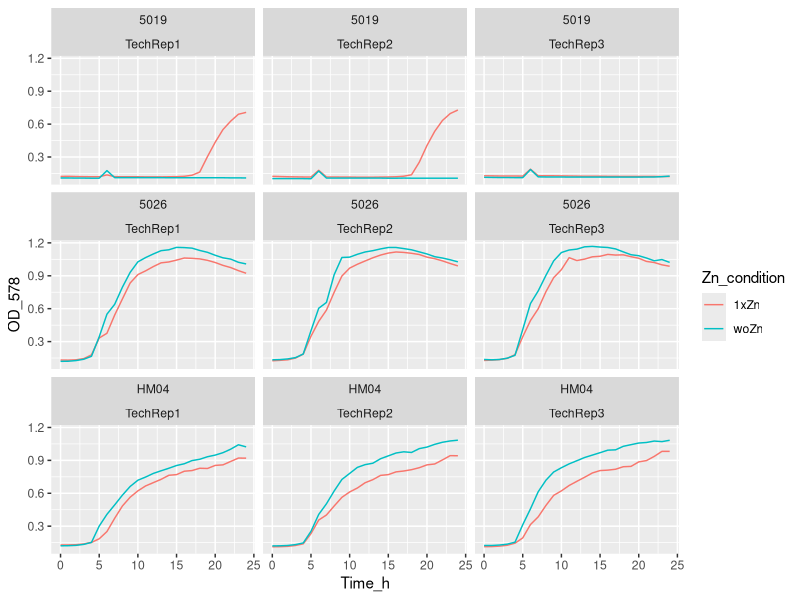
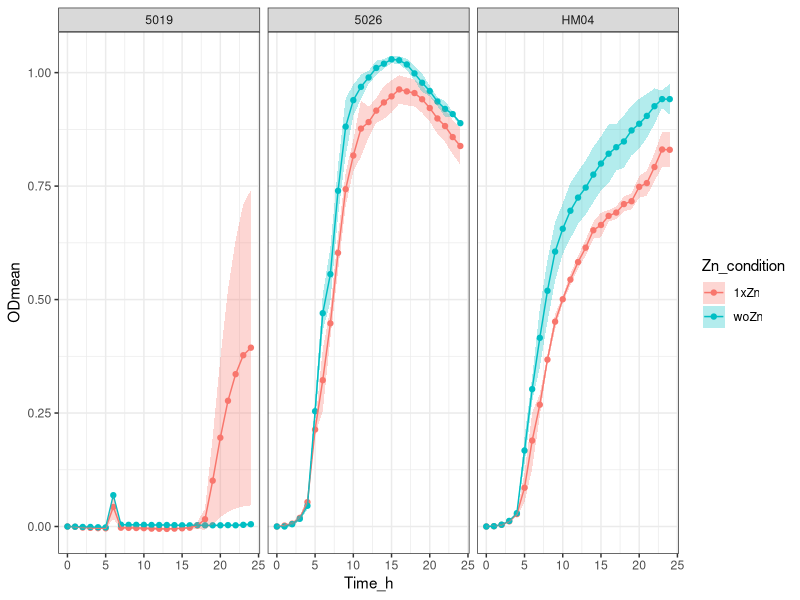

Here is the R script that generated these plots, in order:

setwd("C:/Users/sergi/Downloads/ITQB/Plate readings/Exp1_1plate_27092023")

library(tidyverse)

library(readxl)
Exp1 <- Exp1_1plate_27092023_final <- read_excel("Exp1_1plate_27092023_final_final.xlsx")
View(Exp1_1plate_27092023_final_R) 

Exp1_v1 <- Exp1 %>%
  pivot_longer(names_to = "Condition", values_to = "OD_578", cols = -Time_h)
Exp1_v1


Exp1_v2 <- separate(Exp1_v1, Condition, 
                    c("Strain",
                      "Zn_condition", 
                      "Tech_Repl",
                      "Biol_Repl",
                      "Well_number"), 
                    sep = "_", remove = FALSE,
                    convert = FALSE)
Exp1_v2
view (Exp1_v2)

Exp1_v2$OD_578 <- as.numeric (Exp1_v2$OD_578)

Exp1_v2 %>%
  ggplot(aes(x= Time_h, y=OD_578, color = Zn_condition)) +
  geom_line() +
  facet_wrap (Strain  ~ Tech_Repl)


Exp1_v3<- Exp1_v2 %>% group_by(Strain, Zn_condition, Tech_Repl, Biol_Repl, Well_number) %>%
  mutate(blank = Time_h ==0)

View(Exp1_v3)

Exp1_v4 <- Exp1_v3 %>%
  group_by(Strain, Zn_condition, Tech_Repl, Biol_Repl, Well_number) %>%
  mutate(OD = OD_578 - OD_578[blank]) %>%
  ungroup()


View(Exp1_v4)

#Obtain the mean and sd
Exp1_v5 <- Exp1_v4 %>% group_by(Time_h, Strain, Zn_condition) %>%
  summarise(ODmean = mean(OD), sdOD = sd(OD), n())

Exp1_v5  %>% 
  ggplot(mapping=aes(x = Time_h,
                     y = ODmean,
                     color = Zn_condition
  )) +
  geom_point() + 
  geom_line() +
  geom_ribbon(aes(ymin=ODmean-sdOD, ymax=ODmean+sdOD, fill = Zn_condition), 
              alpha = 0.3, colour = NA) + 
  facet_grid (. ~Strain) +
  theme_bw()
